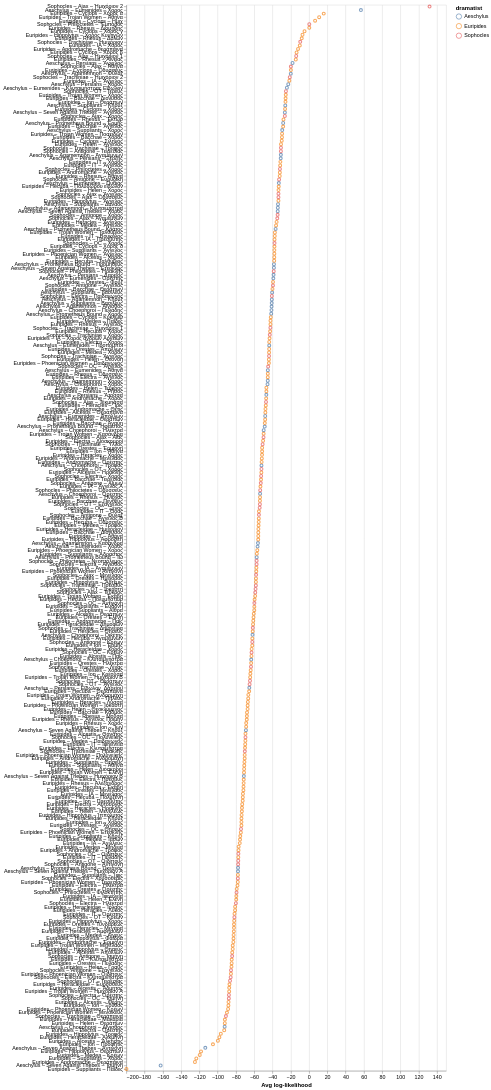

The cell this chart's notebook holds for it:
### Code cell
import altair as alt

speaker_df["label"] = speaker_df["dramatist"] + " – " + speaker_df["title"] + " – " + speaker_df["speaker"]

alt.Chart(speaker_df).mark_point().encode(
    x=alt.X("avg_log_likelihood:Q", title="Avg log-likelihood"),
    y=alt.Y("label:N", sort="-x", title=None, axis=alt.Axis(labelLimit=300)),
    color="dramatist:N"
).properties(width=600, height=3000)

### Figure 1 — Vega-Lite specification as saved in the notebook (floating-point values rounded to 4 significant figures; data arrays with more than 128 entries replaced by an {"elided": "..."} marker saying what was removed)
{"config": {"view": {"continuousWidth": 300, "continuousHeight": 300}}, "data": {"name": "data-1c5654c83e78390e7ed07c93c7171a89"}, "mark": {"type": "point"}, "encoding": {"color": {"field": "dramatist", "type": "nominal"}, "x": {"field": "avg_log_likelihood", "title": "Avg log-likelihood", "type": "quantitative"}, "y": {"axis": {"labelLimit": 300}, "field": "label", "sort": "-x", "title": null, "type": "nominal"}}, "height": 3000, "width": 600, "$schema": "https://vega.github.io/schema/vega-lite/v6.4.1.json", "datasets": {"data-1c5654c83e78390e7ed07c93c7171a89": {"elided": "302 records"}}}
